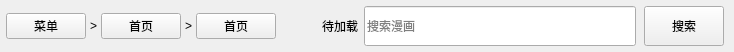
<?xml version="1.0" encoding="UTF-8"?>
<ui version="4.0">
 <class>DashboardHeader</class>
 <widget class="QFrame" name="dashboardHeader">
  <property name="minimumSize">
   <size>
    <width>0</width>
    <height>52</height>
   </size>
  </property>
  <property name="maximumSize">
   <size>
    <width>16777215</width>
    <height>52</height>
   </size>
  </property>
  <layout class="QHBoxLayout" name="dashboardHeaderLayout">
   <property name="leftMargin">
    <number>6</number>
   </property>
   <property name="topMargin">
    <number>0</number>
   </property>
   <property name="rightMargin">
    <number>10</number>
   </property>
   <property name="bottomMargin">
    <number>0</number>
   </property>
   <property name="spacing">
    <number>6</number>
   </property>
   <item>
    <layout class="QHBoxLayout" name="breadcrumbLayout">
     <property name="spacing">
      <number>4</number>
     </property>
     <item>
      <widget class="QPushButton" name="breadcrumbMenuButton">
       <property name="cursor">
        <cursorShape>PointingHandCursor</cursorShape>
       </property>
       <property name="text">
        <string>菜单</string>
       </property>
       <property name="checkable">
        <bool>true</bool>
       </property>
      </widget>
     </item>
     <item>
      <widget class="QLabel" name="breadcrumbSep1">
       <property name="text">
        <string>&gt;</string>
       </property>
       <property name="alignment">
        <set>Qt::AlignCenter</set>
       </property>
      </widget>
     </item>
     <item>
      <widget class="QPushButton" name="breadcrumbSectionButton">
       <property name="cursor">
        <cursorShape>PointingHandCursor</cursorShape>
       </property>
       <property name="text">
        <string>首页</string>
       </property>
       <property name="checkable">
        <bool>true</bool>
       </property>
      </widget>
     </item>
     <item>
      <widget class="QLabel" name="breadcrumbSep2">
       <property name="text">
        <string>&gt;</string>
       </property>
       <property name="alignment">
        <set>Qt::AlignCenter</set>
       </property>
      </widget>
     </item>
     <item>
      <widget class="QPushButton" name="breadcrumbCurrentButton">
       <property name="cursor">
        <cursorShape>ArrowCursor</cursorShape>
       </property>
       <property name="text">
        <string>首页</string>
       </property>
       <property name="checkable">
        <bool>true</bool>
       </property>
      </widget>
     </item>
    </layout>
   </item>
   <item>
    <spacer name="dashboardHeaderSpacer">
     <property name="orientation">
      <enum>Qt::Horizontal</enum>
     </property>
     <property name="sizeHint" stdset="0">
      <size>
       <width>40</width>
       <height>20</height>
      </size>
     </property>
    </spacer>
   </item>
   <item>
    <widget class="QLabel" name="backendStatusLabel">
     <property name="text">
      <string>待加载</string>
     </property>
    </widget>
   </item>
   <item>
    <widget class="QFrame" name="navSearchFrame">
     <property name="minimumSize"><size><width>360</width><height>44</height></size></property>
     <property name="maximumSize"><size><width>520</width><height>44</height></size></property>
     <property name="frameShape"><enum>QFrame::Shape::NoFrame</enum></property>
     <layout class="QHBoxLayout" name="navSearchLayout">
      <property name="leftMargin"><number>0</number></property>
      <property name="topMargin"><number>2</number></property>
      <property name="rightMargin"><number>0</number></property>
      <property name="bottomMargin"><number>2</number></property>
      <property name="spacing"><number>8</number></property>
      <item>
       <widget class="QLineEdit" name="navSearchEdit">
        <property name="minimumSize"><size><width>260</width><height>40</height></size></property>
        <property name="placeholderText"><string>搜索漫画</string></property>
        <property name="clearButtonEnabled"><bool>true</bool></property>
       </widget>
      </item>
      <item>
       <widget class="QPushButton" name="navSearchButton">
        <property name="minimumSize"><size><width>78</width><height>40</height></size></property>
        <property name="text"><string>搜索</string></property>
        <property name="cursor"><cursorShape>PointingHandCursor</cursorShape></property>
       </widget>
      </item>
     </layout>
    </widget>
   </item>
  </layout>
 </widget>
 <resources/>
 <connections/>
</ui>
